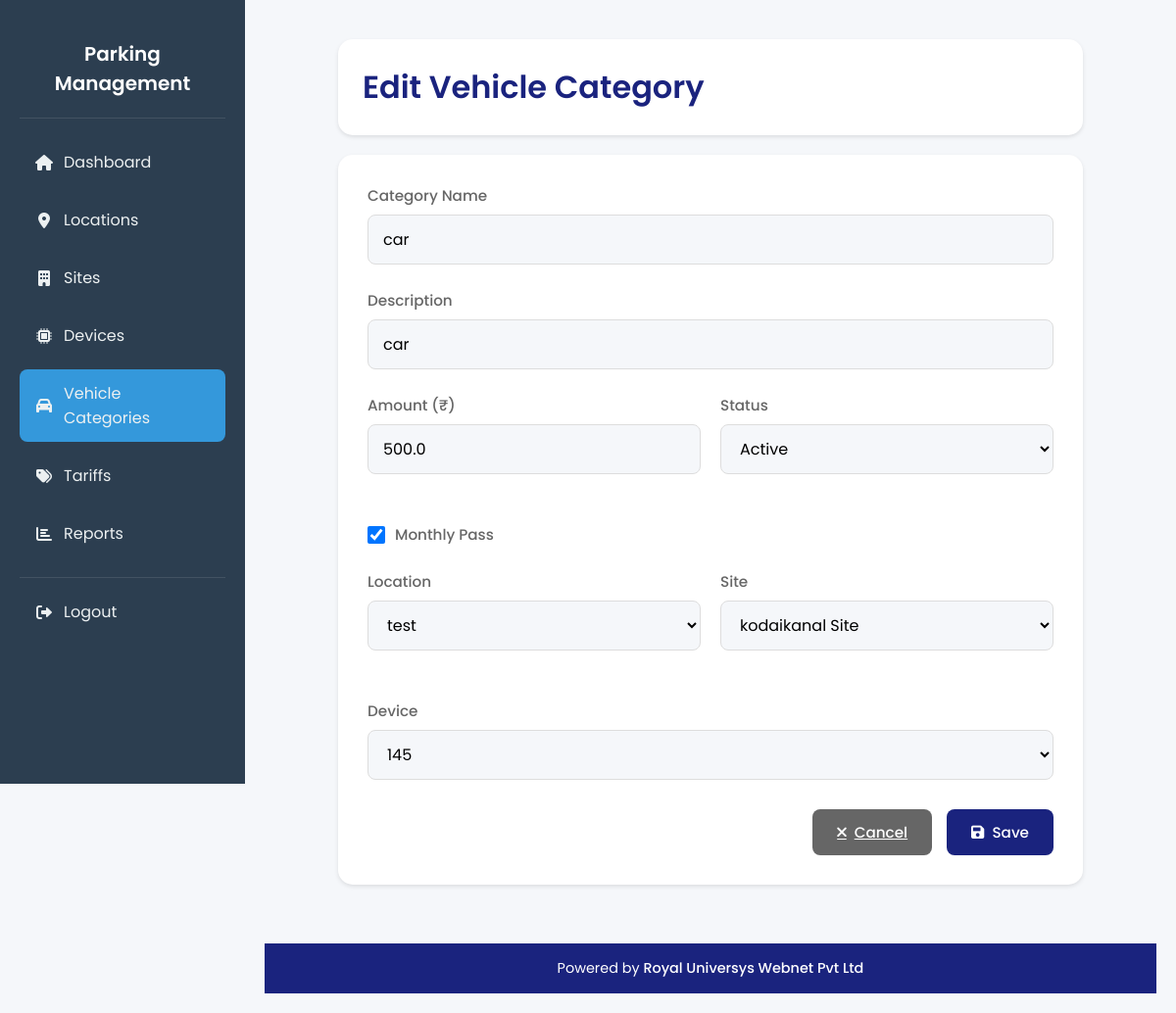
Page /vehicle_categories/edit/1 (signed in) on the committed database.
### app.py (models this page shows, shortened)
class VehicleCategory(db.Model):
    id = db.Column(db.Integer, primary_key=True)
    name = db.Column(db.String(100), nullable=False)
    description = db.Column(db.Text)
    is_monthly_pass = db.Column(db.Boolean, default=False)
    amount = db.Column(db.Float, nullable=False)  # Amount in INR
    location_id = db.Column(db.Integer, db.ForeignKey('location.id'), nullable=False)
    site_id = db.Column(db.Integer, db.ForeignKey('site.id'), nullable=False)
    device_id = db.Column(db.Integer, db.ForeignKey('device.id'), nullable=False)
    status = db.Column(db.String(20), default='active')
    created_at = db.Column(db.DateTime, server_default=db.func.now())
    updated_at = db.Column(db.DateTime, server_default=db.func.now(), onupdate=db.func.now())
    location = db.relationship('Location', backref='vehicle_categories')
    site = db.relationship('Site', backref='vehicle_categories')
    device = db.relationship('Device', backref='vehicle_categories')

class Location(db.Model):
    id = db.Column(db.Integer, primary_key=True)
    name = db.Column(db.String(100), nullable=False)
    address = db.Column(db.String(200), nullable=False)
    city = db.Column(db.String(100), nullable=False)
    state = db.Column(db.String(100), nullable=False)
    country = db.Column(db.String(100), nullable=False)
    postal_code = db.Column(db.String(20), nullable=False)
    total_spaces = db.Column(db.Integer, nullable=False)
    available_spaces = db.Column(db.Integer, nullable=False)
    status = db.Column(db.String(20), default='active')
    created_at = db.Column(db.DateTime, server_default=db.func.now())
    updated_at = db.Column(db.DateTime, server_default=db.func.now(), onupdate=db.func.now())
    sites = db.relationship('Site', backref='location', lazy=True)

class Site(db.Model):
    id = db.Column(db.Integer, primary_key=True)
    name = db.Column(db.String(100), nullable=False)
    location_id = db.Column(db.Integer, db.ForeignKey('location.id'), nullable=False)
    total_spaces = db.Column(db.Integer, nullable=False)
    available_spaces = db.Column(db.Integer, nullable=False)
    status = db.Column(db.String(20), default='active')
    description = db.Column(db.Text)
    created_at = db.Column(db.DateTime, server_default=db.func.now())
    updated_at = db.Column(db.DateTime, server_default=db.func.now(), onupdate=db.func.now())
    devices = db.relationship('Device', backref='site', lazy=True)

class Device(db.Model):
    id = db.Column(db.Integer, primary_key=True)
    device_id = db.Column(db.String(3), unique=True, nullable=False)
    site_id = db.Column(db.Integer, db.ForeignKey('site.id'), nullable=False)
    device_type = db.Column(db.String(20), nullable=False)  # entry_paid or exit_paid
    upi_id = db.Column(db.String(50), nullable=False)
    status = db.Column(db.String(20), default='active')
    printer_header = db.Column(db.Text, default='')
    printer_footer = db.Column(db.Text, default='')
    created_at = db.Column(db.DateTime, server_default=db.func.now())
    updated_at = db.Column(db.DateTime, server_default=db.func.now(), onupdate=db.func.now())

### app.py (the view, shortened to what this page needs)
@app.route('/vehicle_categories/edit/<int:id>', methods=['GET', 'POST'])
def edit_vehicle_category(id):
    if 'user' not in session:
        return redirect(url_for('login'))
    try:
        category = VehicleCategory.query.get_or_404(id)
        locations = Location.query.all()
        sites = Site.query.all()
        devices = Device.query.all()
        return render_template('vehicle_category_form.html',
                             category=category,
                             locations=locations,
                             sites=sites,
                             devices=devices)
    except Exception as e:
        flash('Error updating vehicle category. Please try again.', 'error')
        return redirect(url_for('vehicle_categories'))

### templates/vehicle_category_form.html (shortened to what this page needs)
{% extends "base.html" %}
{% block content %}
<div class="container">
    <div class="header">
        <h1>{% if category %}Edit{% else %}Add{% endif %} Vehicle Category</h1>
    </div>
    <div class="form-container">
        <form method="POST">
            <div class="form-group">
                <label for="name">Category Name</label>
                <input type="text" id="name" name="name" value="{{ category.name if category else '' }}" required>
            </div>
            <div class="form-group">
                <label for="description">Description</label>
                <input type="text" id="description" name="description" value="{{ category.description if category else '' }}">
            </div>
            <div class="form-row">
                <div class="form-group">
                    <label for="amount">Amount (₹)</label>
                    <input type="number" id="amount" name="amount" step="0.01" value="{{ category.amount if category else '' }}" required>
                </div>
                <div class="form-group">
                    <label for="status">Status</label>
                    <select id="status" name="status" required>
                        <option value="active" {% if category and category.status == 'active' %}selected{% endif %}>Active</option>
                    </select>
                </div>
            </div>
            <div class="checkbox-group">
                <input type="checkbox" id="is_monthly_pass" name="is_monthly_pass" {% if category and category.is_monthly_pass %}checked{% endif %}>
                <label for="is_monthly_pass">Monthly Pass</label>
            </div>
            <div class="form-row">
                <div class="form-group">
                    <label for="location_id">Location</label>
                    <select id="location_id" name="location_id" required>
                        {% for location in locations %}
                            <option value="{{ location.id }}" {% if category and category.location_id == location.id %}selected{% endif %}>
                                {{ location.name }}
                            </option>
                        {% endfor %}
                    </select>
                </div>
                <div class="form-group">
                    <label for="site_id">Site</label>
                    <select id="site_id" name="site_id" required>
                        {% for site in sites %}
                            <option value="{{ site.id }}" {% if category and category.site_id == site.id %}selected{% endif %}>
                                {{ site.name }}
                            </option>
                        {% endfor %}
                    </select>
                </div>
            </div>
            <div class="form-group">
                <label for="device_id">Device</label>
                <select id="device_id" name="device_id" required>
                    {% for device in devices %}
                        <option value="{{ device.id }}" {% if category and category.device_id == device.id %}selected{% endif %}>
                            {{ device.device_id }}
                        </option>
                    {% endfor %}
                </select>
            </div>
            <div class="form-actions">
                <a href="{{ url_for('vehicle_categories') }}" class="btn btn-secondary">
                    <i class="fas fa-times"></i> Cancel
                </a>
                <button type="submit" class="btn btn-primary">
                    <i class="fas fa-save"></i> Save
                </button>
            </div>
        </form>
    </div>
</div>
{% endblock %}

### templates/base.html (style rules this page uses)
* { margin: 0; padding: 0; box-sizing: border-box; font-family: 'Poppins', sans-serif; }
body { display: flex; min-height: 100vh; background: #f5f7fa; }

### templates/vehicle_category_form.html (style rules this page uses)
.container { max-width: 800px; margin: 0 auto; padding: 20px; }
.header { background: white; padding: 25px; border-radius: 15px; box-shadow: 0 2px 4px rgba(0, 0, 0, 0.1); margin-bottom: 20px; }
.header h1 { margin: 0; color: #1a237e; font-size: 2rem; font-weight: 600; }
.form-container { background: white; padding: 30px; border-radius: 15px; box-shadow: 0 2px 4px rgba(0, 0, 0, 0.1); }
.form-group { margin-bottom: 25px; }
.form-row { display: grid; grid-template-columns: 1fr 1fr; gap: 20px; margin-bottom: 25px; }
label { display: block; margin-bottom: 8px; color: #666; font-weight: 500; font-size: 0.95rem; }
input[type="text"], input[type="number"], select { width: 100%; padding: 12px 15px; border: 1px solid #ddd; border-radius: 8px; font-size: 1rem; transition: all 0.3s ease; background: #f5f7fa; }
.checkbox-group { display: flex; align-items: center; gap: 10px; margin-bottom: 25px; }
.checkbox-group input[type="checkbox"] { width: 18px; height: 18px; border-radius: 4px; border: 2px solid #1a237e; cursor: pointer; }
.checkbox-group label { margin: 0; cursor: pointer; }
.form-actions { display: flex; justify-content: flex-end; gap: 15px; margin-top: 30px; }
.btn { padding: 12px 25px; border-radius: 8px; border: none; cursor: pointer; font-weight: 500; display: flex; align-items: center; gap: 8px; transition: all 0.3s ease; font-size: 0.95rem; }
.btn-primary { background: #1a237e; color: white; }
.btn-secondary { background: #666; color: white; }

### rows in the picture
VehicleCategory: name "car", description "car", amount "500.0", status "Active", is_monthly_pass "☑", location_id "test", site_id "kodaikanal Site", device_id "145"
